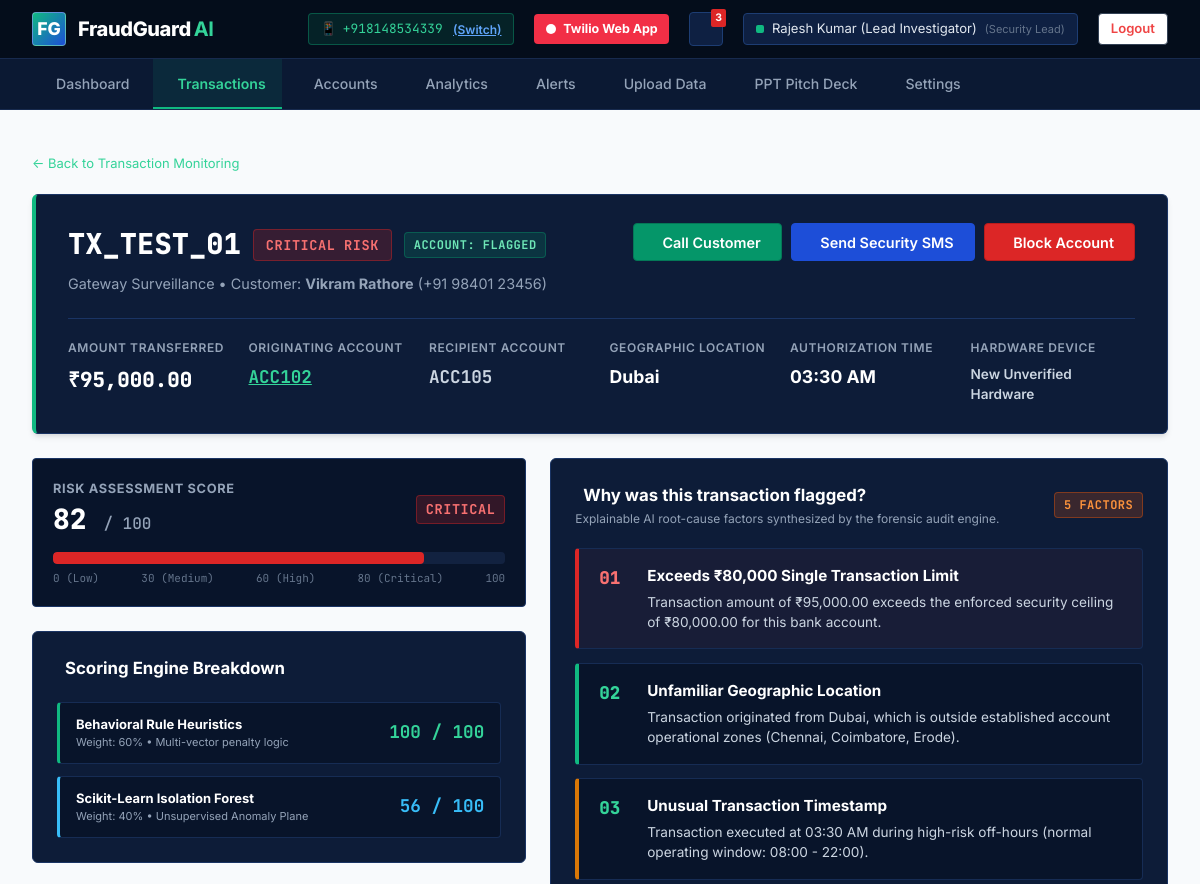
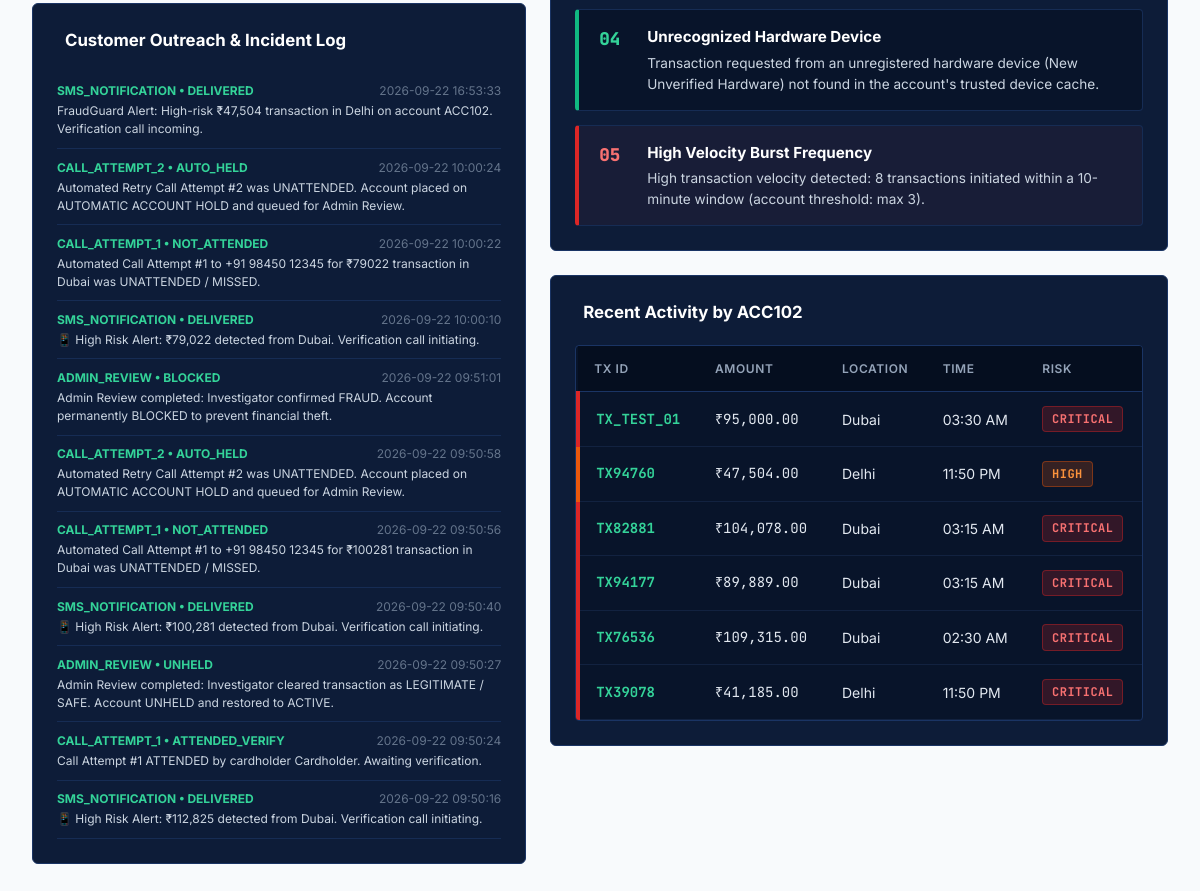
The app's page /transactions/TX_TEST_01 (signed in) with its own data (2 pictures, top to bottom).
### tables this page shows
CREATE TABLE transactions (
            id INTEGER PRIMARY KEY AUTOINCREMENT,
            transaction_id TEXT UNIQUE NOT NULL,
            account_id TEXT NOT NULL,
            recipient_account_id TEXT,
            amount REAL NOT NULL,
            avg_amount REAL NOT NULL,
            location TEXT NOT NULL,
            time_str TEXT NOT NULL,
            device TEXT NOT NULL,
            new_device INTEGER DEFAULT 0,
            transactions_10min INTEGER DEFAULT 1,
            rule_score INTEGER DEFAULT 0,
            ml_score INTEGER DEFAULT 0,
            risk_score INTEGER DEFAULT 0,
            risk_level TEXT DEFAULT 'LOW',
            status TEXT DEFAULT 'NORMAL',
            flagged_reasons TEXT DEFAULT '[]',
            created_at TIMESTAMP DEFAULT CURRENT_TIMESTAMP
        );

CREATE TABLE accounts (
            id INTEGER PRIMARY KEY AUTOINCREMENT,
            account_id TEXT UNIQUE NOT NULL,
            holder_name TEXT NOT NULL,
            phone_number TEXT DEFAULT '+91 98450 12345',
            email TEXT DEFAULT 'customer@bank.com',
            avg_amount REAL DEFAULT 2500.0,
            min_amount REAL DEFAULT 500.0,
            max_amount REAL DEFAULT 15000.0,
            normal_locations TEXT DEFAULT 'Chennai, Coimbatore',
            normal_hours TEXT DEFAULT '08:00 - 22:00',
            known_devices INTEGER DEFAULT 2,
            avg_daily_tx INTEGER DEFAULT 3,
            risk_score INTEGER DEFAULT 10,
            status TEXT DEFAULT 'ACTIVE', -- ACTIVE, ACCOUNT_HOLD, ADMIN_REVIEW, BLOCKED, FLAGGED
            call_attempts INTEGER DEFAULT 0,
            last_call_status TEXT DEFAULT 'NONE',
            hold_reason TEXT DEFAULT '',
            block_reason TEXT DEFAULT '',
            held_at TIMESTAMP,
            blocked_at TIMESTAMP,
            created_at TIMESTAMP DEFAULT CURRENT_TIMESTAMP
        , last_sms_status TEXT DEFAULT 'NONE');

CREATE TABLE customer_communications (
            id INTEGER PRIMARY KEY AUTOINCREMENT,
            account_id TEXT NOT NULL,
            transaction_id TEXT,
            type TEXT NOT NULL, -- CALL, SMS, WHATSAPP
            recipient_contact TEXT NOT NULL,
            message_content TEXT NOT NULL,
            status TEXT DEFAULT 'DELIVERED', -- SENT, DELIVERED, ANSWERED, CONFIRMED_FRAUD, CONFIRMED_SAFE
            response TEXT,
            created_at TIMESTAMP DEFAULT CURRENT_TIMESTAMP
        );

### app.py (the view)
@app.route('/transactions/<tx_id>')
@login_required
def transaction_details_view(tx_id):
    tx = get_transaction_by_id(tx_id)
    if not tx:
        flash(f'Transaction {tx_id} not found.', 'warning')
        return redirect(url_for('transactions_view'))
    account = get_account_profile(tx['account_id'])
    try:
        flagged_reasons = json.loads(tx['flagged_reasons']) if tx['flagged_reasons'] else []
    except Exception:
        flagged_reasons = []
    account_history = get_transactions_for_account(tx['account_id'])[:6]
    communications = get_communications_for_account(tx['account_id'])
    return render_template(
        'transaction_details.html',
        tx=tx,
        account=dict(account) if account else None,
        reasons=flagged_reasons,
        account_history=account_history,
        communications=communications
    )

### templates/transaction_details.html (shortened to what this page needs)
{% extends "base.html" %}
{% block content %}
<div class="app-main-content">
    <div style="margin-bottom: 1.25rem;">
        <a href="{{ url_for('transactions_view') }}" style="font-size: 13px; color: #34D399; text-decoration: none;">
            &larr; Back to Transaction Monitoring
        </a>
    </div>
    <div class="dashboard-hero-panel" style="margin-bottom: 1.5rem;">
        <div style="display: flex; justify-content: space-between; align-items: flex-start; flex-wrap: wrap; gap: 1rem;">
            <div>
                <div style="display: flex; align-items: center; gap: 0.75rem; margin-bottom: 0.4rem;">
                    <span class="mono" style="font-size: 1.8rem; font-weight: 800; color: #FFFFFF;">
                        {{ tx.transaction_id }}
                    </span>
                    <span class="risk-tag {{ tx.risk_level.lower() }}" style="font-size: 0.85rem; padding: 0.3rem 0.75rem;">
                        {{ tx.risk_level }} RISK
                    </span>
                    <span id="accountStatusBadge" class="risk-tag {% if account and account.status == 'BLOCKED' %}blocked{% else %}active{% endif %}">
                        ACCOUNT: {{ account.status if account else 'ACTIVE' }}
                    </span>
                </div>
                <p style="font-size: 0.9rem; color: #94A3B8;">
                    Gateway Surveillance &bull; Customer: <strong>{{ account.holder_name if account else 'N/A' }}</strong> ({{ account.phone_number if account else '+91 98450 12345' }})
                </p>
            </div>
            <div style="display: flex; gap: 0.6rem; flex-wrap: wrap;">
                <button class="btn btn-green btn-call-customer" data-account-id="{{ tx.account_id }}" data-tx-id="{{ tx.transaction_id }}" data-amount="{{ '{:,.0f}'.format(tx.amount) }}" data-location="{{ tx.location }}">
                     Call Customer
                </button>
                <button class="btn btn-primary btn-send-message" data-account-id="{{ tx.account_id }}" data-tx-id="{{ tx.transaction_id }}" data-amount="{{ '{:,.0f}'.format(tx.amount) }}" data-location="{{ tx.location }}">
                     Send Security SMS
                </button>
                {% if not account or account.status != 'BLOCKED' %}
                <button id="btnBlockAccount" class="btn btn-danger" data-account-id="{{ tx.account_id }}" data-tx-id="{{ tx.transaction_id }}">
                     Block Account
                </button>
                {% endif %}
            </div>
        </div>
        <div style="display: grid; grid-template-columns: repeat(6, 1fr); gap: 1rem; margin-top: 1.5rem; padding-top: 1.25rem; border-top: 1px solid #1A3464;">
            <div>
                <div class="metric-label">Amount Transferred</div>
                <div class="mono" style="font-size: 1.3rem; font-weight: 800; color: #FFFFFF;">
                    ₹{{ "{:,.2f}".format(tx.amount) }}
                </div>
            </div>
            <div>
                <div class="metric-label">Originating Account</div>
                <div class="mono" style="font-size: 1.1rem; font-weight: 700;">
                    <a href="{{ url_for('account_details_view', account_id=tx.account_id) }}" style="color: #34D399; text-decoration: underline;">
                        {{ tx.account_id }}
                    </a>
                </div>
            </div>
            <div>
                <div class="metric-label">Recipient Account</div>
                <div class="mono" style="font-size: 1.1rem; font-weight: 700; color: #CBD5E1;">
                    {{ tx.recipient_account_id if tx.recipient_account_id else 'ACC105' }}
                </div>
            </div>
            <div>
                <div class="metric-label">Geographic Location</div>
                <div style="font-size: 1.1rem; font-weight: 700; color: #FFFFFF;">
                    {{ tx.location }}
                </div>
            </div>
            <div>
                <div class="metric-label">Authorization Time</div>
                <div style="font-size: 1.1rem; font-weight: 700; color: #FFFFFF;">
                    {{ tx.time_str }}
                </div>
            </div>
            <div>
                <div class="metric-label">Hardware Device</div>
                <div style="font-size: 0.85rem; font-weight: 600; color: #CBD5E1; word-break: break-word;">
                    {{ tx.device }}
                </div>
            </div>
        </div>
    </div>
    <div class="investigation-grid">
        <div>
            <div class="horizontal-risk-bar-container">
                <div class="risk-bar-meta">
                    <div>
                        <div style="font-size: 0.8rem; font-weight: 700; text-transform: uppercase; color: #94A3B8; letter-spacing: 0.05em;">
                            Risk Assessment Score
                        </div>
                        <div class="risk-score-display">
                            {{ tx.risk_score }} <span style="font-size: 1rem; color: #94A3B8; font-weight: 500;">/ 100</span>
                        </div>
                    </div>
                    <span class="risk-tag {{ tx.risk_level.lower() }}" style="font-size: 0.85rem;">
                        {{ tx.risk_level }}
                    </span>
                </div>
                <div class="risk-bar-track">
                    <div class="risk-bar-fill {{ tx.risk_level.lower() }}" style="width: {{ tx.risk_score }}%;"></div>
                </div>
                <div style="display: flex; justify-content: space-between; font-size: 11px; font-family: 'JetBrains Mono', monospace; color: #64748B; margin-top: 6px;">
                    <span>0 (Low)</span>
                    <span>30 (Medium)</span>
                    <span>60 (High)</span>
                    <span>80 (Critical)</span>
                    <span>100</span>
                </div>
            </div>
            <div class="panel-card" style="margin-bottom: 1.5rem;">
                <div class="panel-header">
                    <h3 class="panel-title">
                         Scoring Engine Breakdown
                    </h3>
                </div>
                <div style="display: flex; flex-direction: column; gap: 0.75rem;">
                    <div style="background: #08142A; border: 1px solid #162C54; border-left: 3px solid #10B981; border-radius: 4px; padding: 0.75rem 1rem; display: flex; justify-content: space-between; align-items: center;">
                        <div>
                            <div style="font-size: 13px; font-weight: 700; color: #FFFFFF;">Behavioral Rule Heuristics</div>
                            <div style="font-size: 11px; color: #94A3B8;">Weight: 60% &bull; Multi-vector penalty logic</div>
                        </div>
                        <span class="mono" style="font-size: 1.1rem; font-weight: 700; color: #34D399;">
                            {{ tx.rule_score }} / 100
                        </span>
                    </div>
                    <div style="background: #08142A; border: 1px solid #162C54; border-left: 3px solid #38BDF8; border-radius: 4px; padding: 0.75rem 1rem; display: flex; justify-content: space-between; align-items: center;">
                        <div>
                            <div style="font-size: 13px; font-weight: 700; color: #FFFFFF;">Scikit-Learn Isolation Forest</div>
                            <div style="font-size: 11px; color: #94A3B8;">Weight: 40% &bull; Unsupervised Anomaly Plane</div>
                        </div>
                        <span class="mono" style="font-size: 1.1rem; font-weight: 700; color: #38BDF8;">
                            {{ tx.ml_score }} / 100
                        </span>
                    </div>
                </div>
            </div>
            <div class="panel-card">
                <div class="panel-header">
                    <h3 class="panel-title">
                         Customer Outreach &amp; Incident Log
                    </h3>
                </div>
                <div style="font-size: 12px;">
                    {% for comm in communications %}
                    <div style="padding: 0.6rem 0; border-bottom: 1px solid #162C54;">
                        <div style="display: flex; justify-content: space-between; margin-bottom: 2px;">
                            <strong style="color: #34D399;">{{ comm.type }} &bull; {{ comm.status }}</strong>
                            <span style="color: #64748B;">{{ comm.created_at }}</span>
                        </div>
                        <div style="color: #CBD5E1;">{{ comm.message_content }}</div>
                    </div>
                    {% else %}
                    <div style="color: #94A3B8; padding: 0.5rem 0;">No prior customer outreach recorded for this account.</div>
                    {% endfor %}
                </div>
            </div>
        </div>
        <div>
            <div class="panel-card" style="margin-bottom: 1.5rem;">
                <div class="panel-header">
                    <div>
                        <h3 class="panel-title">
                             Why was this transaction flagged?
                        </h3>
                        <p style="font-size: 12px; color: #94A3B8; margin-top: 2px;">
                            Explainable AI root-cause factors synthesized by the forensic audit engine.
                        </p>
                    </div>
                    <span class="risk-tag {% if tx.risk_score >= 61 %}high{% else %}low{% endif %}">
                        {{ reasons|length }} FACTORS
                    </span>
                </div>
                <div class="explainable-reason-list">
                    {% for reason in reasons %}
                    <div class="reason-rect-row {{ reason.severity.lower() if reason.severity else 'high' }}">
                        <span class="reason-index-code">{{ reason.code }}</span>
                        <div>
                            <div class="reason-title">{{ reason.title }}</div>
                            <div class="reason-desc">{{ reason.description }}</div>
                        </div>
                    </div>
                    {% endfor %}
                </div>
            </div>
            <div class="panel-card">
                <div class="panel-header">
                    <h3 class="panel-title">
                         Recent Activity by {{ tx.account_id }}
                    </h3>
                </div>
                <div class="table-responsive-container">
                    <table class="fraud-table">
                        <thead>
                            <tr>
                                <th>Tx ID</th>
                                <th>Amount</th>
                                <th>Location</th>
                                <th>Time</th>
                                <th>Risk</th>
                            </tr>
                        </thead>
                        <tbody>
                            {% for hist in account_history %}
                            <tr class="risk-{{ hist.risk_level.lower() }}">
                                <td class="mono" style="font-weight: 700; color: #34D399;">{{ hist.transaction_id }}</td>
                                <td class="mono">₹{{ "{:,.2f}".format(hist.amount) }}</td>
                                <td>{{ hist.location }}</td>
                                <td>{{ hist.time_str }}</td>
                                <td><span class="risk-tag {{ hist.risk_level.lower() }}">{{ hist.risk_level }}</span></td>
                            </tr>
                            {% endfor %}
                        </tbody>
                    </table>
                </div>
            </div>
        </div>
    </div>
</div>
{% endblock %}

### records on screen
transactions: transaction_id "TX_TEST_01", risk_level "CRITICAL", amount "95,000.00", account_id "ACC102", recipient_account "ACC105", location "Dubai", time_str "03:30 AM", device "New Unverified Hardware", risk_score "82", rule_score "100", ml_score "56"
accounts: status "FLAGGED", holder_name "Vikram Rathore", phone_number "+91 98401 23456"
customer_communications: type "SMS_NOTIFICATION", status "DELIVERED", created_at "2026-09-22 16:53:33", message_content "FraudGuard Alert: High-risk ₹47,504 transaction in Delhi on account ACC102. Verification call incoming."
customer_communications: type "CALL_ATTEMPT_2", status "AUTO_HELD", created_at "2026-09-22 10:00:24", message_content "Automated Retry Call Attempt #2 was UNATTENDED. Account placed on AUTOMATIC ACCOUNT HOLD and queued for Admin Review."
customer_communications: type "CALL_ATTEMPT_1", status "NOT_ATTENDED", created_at "2026-09-22 10:00:22", message_content "Automated Call Attempt #1 to +91 98450 12345 for ₹79022 transaction in Dubai was UNATTENDED / MISSED."
customer_communications: type "SMS_NOTIFICATION", status "DELIVERED", created_at "2026-09-22 10:00:10", message_content "📱 High Risk Alert: ₹79,022 detected from Dubai. Verification call initiating."
customer_communications: type "ADMIN_REVIEW", status "BLOCKED", created_at "2026-09-22 09:51:01", message_content "Admin Review completed: Investigator confirmed FRAUD. Account permanently BLOCKED to prevent financial theft."
customer_communications: type "CALL_ATTEMPT_2", status "AUTO_HELD", created_at "2026-09-22 09:50:58", message_content "Automated Retry Call Attempt #2 was UNATTENDED. Account placed on AUTOMATIC ACCOUNT HOLD and queued for Admin Review."
customer_communications: type "CALL_ATTEMPT_1", status "NOT_ATTENDED", created_at "2026-09-22 09:50:56", message_content "Automated Call Attempt #1 to +91 98450 12345 for ₹100281 transaction in Dubai was UNATTENDED / MISSED."
customer_communications: type "SMS_NOTIFICATION", status "DELIVERED", created_at "2026-09-22 09:50:40", message_content "📱 High Risk Alert: ₹100,281 detected from Dubai. Verification call initiating."
customer_communications: type "ADMIN_REVIEW", status "UNHELD", created_at "2026-09-22 09:50:27", message_content "Admin Review completed: Investigator cleared transaction as LEGITIMATE / SAFE. Account UNHELD and restored to ACTIVE."
customer_communications: type "CALL_ATTEMPT_1", status "ATTENDED_VERIFY", created_at "2026-09-22 09:50:24", message_content "Call Attempt #1 ATTENDED by cardholder Cardholder. Awaiting verification."
customer_communications: type "SMS_NOTIFICATION", status "DELIVERED", created_at "2026-09-22 09:50:16", message_content "📱 High Risk Alert: ₹112,825 detected from Dubai. Verification call initiating."
transactions: transaction_id "TX94760", amount "47,504.00", location "Delhi", time_str "11:50 PM", risk_level "HIGH"
transactions: transaction_id "TX82881", amount "104,078.00", location "Dubai", time_str "03:15 AM", risk_level "CRITICAL"
transactions: transaction_id "TX94177", amount "89,889.00", location "Dubai", time_str "03:15 AM", risk_level "CRITICAL"
transactions: transaction_id "TX76536", amount "109,315.00", location "Dubai", time_str "02:30 AM", risk_level "CRITICAL"
transactions: transaction_id "TX39078", amount "41,185.00", location "Delhi", time_str "11:50 PM", risk_level "CRITICAL"

### other values on screen
{{ active_user_phone }} "+918148534339"
{{ session.get('user_name', 'Administrator') }} "Rajesh Kumar (Lead Investigator)"
{{ reasons|length }} "5"
{{ reason.code }} "01" "02" "03" "04" "05"
{{ reason.title }} "Exceeds ₹80,000 Single Transaction Limit" "Unfamiliar Geographic Location" "Unusual Transaction Timestamp" "Unrecognized Hardware Device" "High Velocity Burst Frequency"
{{ reason.description }} "Transaction amount of ₹95,000.00 exceeds the enforced security ceiling of ₹80,000.00 for this bank account." "Transaction originated from Dubai, which is outside established account operational zones (Chennai, Coimbatore, Erode)." "Transaction executed at 03:30 AM during high-risk off-hours (normal operating window: 08:00 - 22:00)." "Transaction requested from an unregistered hardware device (New Unverified Hardware) not found in the account's trusted device cache." "High transaction velocity detected: 8 transactions initiated within a 10-minute window (account threshold: max 3)."
